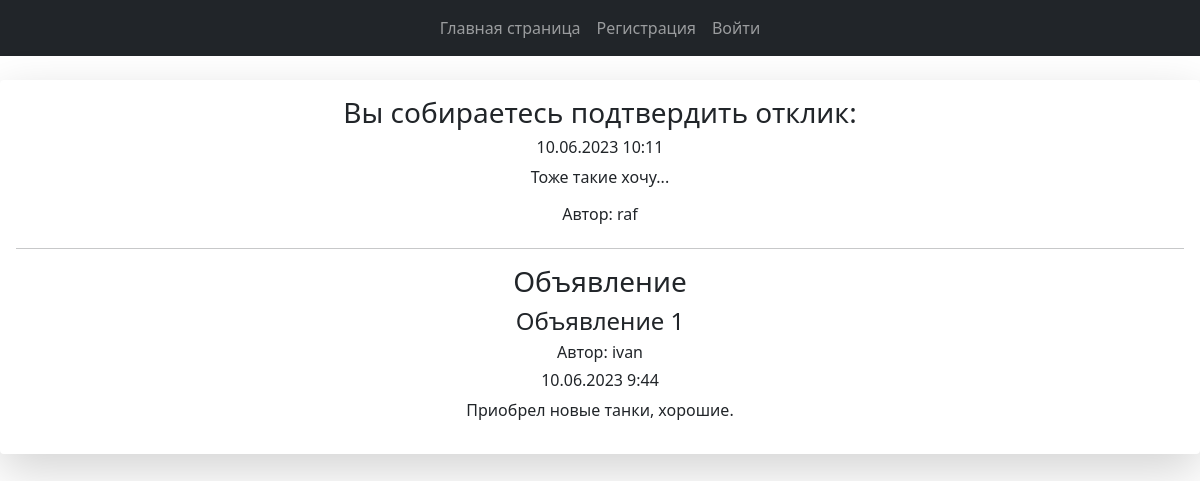
Page /posts/comment/3/ on the committed database.
### usersapp/models.py (models this page shows, shortened)
class Comment(models.Model):
    author = models.ForeignKey(to=User, on_delete=models.CASCADE)
    post = models.ForeignKey(to=Post, on_delete=models.CASCADE)
    text = models.TextField()
    created = models.DateTimeField(auto_now_add=True)
    status = models.BooleanField(default=False)

class User(AbstractUser):
    image = models.ImageField(upload_to="users_images", blank=True, null=True)
    is_verified_email = models.BooleanField(default=False)
    email = models.EmailField(unique=True, blank=False)

class Post(models.Model):
    title = models.CharField(max_length=150)
    author = models.ForeignKey(to=User, on_delete=models.CASCADE)
    category = models.ForeignKey(to=Category, on_delete=models.CASCADE)
    description = models.TextField()
    created = models.DateTimeField(auto_now_add=True)
    updated = models.DateTimeField(auto_now=True)
    file_add = models.FileField(null=True, blank=True, upload_to="add_files")

### usersapp/views.py (the view)
# urls.py: path("comment/<int:pk>/", CommentDetailView.as_view(), name="comment"),
class CommentDetailView(DetailView):
    model = Comment
    template_name = "usersapp/comment.html"
    context_object_name = "comment"

### usersapp/templates/usersapp/comment.html (shortened to what this page needs)
{% extends 'usersapp/base.html' %}
{% block content %}
<div class="card-body text-center my-4 card shadow-lg border-0 rounded-lg ">
    <h3>Вы собираетесь подтвердить отклик:</h3>
    <h6>{{ comment.created|date:'d.m.Y G:i' }}</h6>
    <p>{{ comment.text }}</p>
    <h6>Автор: {{ comment.author }}</h6>
    <hr>
    <h3>Объявление</h3>
    <h4>{{ comment.post.title }}</h4>
    <h6>Автор: {{ comment.post.author }}</h6>
    <h6>{{ comment.post.created|date:'d.m.Y G:i' }}</h6>
    <p>{{ comment.post.description }}</p>
</div>
{% endblock %}

### rows in the picture
Comment: created "10.06.2023 10:11", text "Тоже такие хочу...", author "raf", post "Объявление 1", post.author "ivan", post.created "10.06.2023 9:44", post.description "Приобрел новые танки, хорошие."
